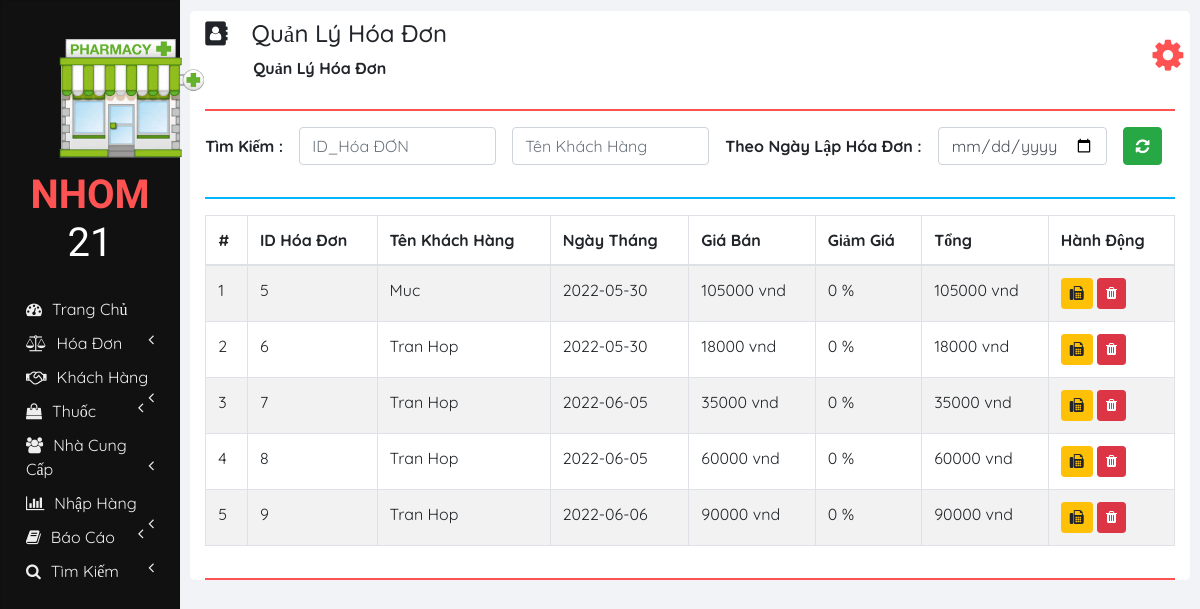
The page /pharmacy-master/manage_invoice.php on the database its author committed.
### tables this page shows
CREATE TABLE `invoices` (
  `INVOICE_ID` int(11) NOT NULL,
  `NET_TOTAL` double NOT NULL DEFAULT 0,
  `INVOICE_DATE` date NOT NULL DEFAULT current_timestamp(),
  `CUSTOMER_ID` int(11) NOT NULL,
  `TOTAL_AMOUNT` double NOT NULL,
  `TOTAL_DISCOUNT` double NOT NULL
);

CREATE TABLE `customers` (
  `ID` int(11) NOT NULL,
  `NAME` varchar(20) NOT NULL,
  `CONTACT_NUMBER` varchar(10) NOT NULL,
  `ADDRESS` varchar(100) NOT NULL,
  `DOCTOR_NAME` varchar(20) NOT NULL,
  `DOCTOR_ADDRESS` varchar(100) NOT NULL
);

### pharmacy-master/php/manage_invoice.php (the view, shortened to what this page needs)
<?php
function showInvoices()
{
  require "db_connection.php";
  if ($con) {
    $seq_no = 0;
    $query = "SELECT * FROM invoices INNER JOIN customers ON invoices.CUSTOMER_ID = customers.ID";
    $result = mysqli_query($con, $query);
    while ($row = mysqli_fetch_array($result)) {
      $seq_no++;
      showInvoiceRow($seq_no, $row);
    }
  }
}
function showInvoiceRow($seq_no, $row)
{
?>
  <tr>
    <td><?php echo $seq_no; ?></td>
    <td><?php echo $row['INVOICE_ID']; ?></td>
    <td><?php echo $row['NAME']; ?></td>
    <td><?php echo $row['INVOICE_DATE']; ?></td>
    <td><?php echo $row['TOTAL_AMOUNT']; ?> vnd</td>
    <td><?php echo $row['TOTAL_DISCOUNT']; ?> %</td>
    <td><?php echo $row['NET_TOTAL']; ?> vnd</td>
    <td>
      <button class="btn btn-warning btn-sm" onclick="printInvoice(<?php echo $row['INVOICE_ID']; ?>);">
        <i class="fa fa-fax"></i>
      </button>
      <button class="btn btn-danger btn-sm" onclick="deleteInvoice(<?php echo $row['INVOICE_ID']; ?>);">
        <i class="fa fa-trash"></i>
      </button>
    </td>
  </tr>
<?php
}
?>

### pharmacy-master/css/sidenav.css (style rules this page uses)
body { background-color: #f1f3f6; font-family: 'Quicksand'; }
.sidenav { width: 15%; height: 100vh; background-color: #222222; position: fixed; z-index: 1; flex: 1 0 auto; }
.card { width: 100%; height: 100%; top: 0; border-radius: 0; background-color: #111111; }
.logo .logo-caption { font-family: 'Poiret One', cursive; color: #ffffff; text-align: center; margin-bottom: 25px; }
.logo .tweak { color: #ff5252; font-weight: bold; }
.main-menu-item { padding: 5px 5px; cursor: pointer; }
.main-menu-item>a { color: #eeeeee; text-decoration: none; font-size: 16px; }
.main-menu-item>a>span { margin-left: 10px; }

### pharmacy-master/css/home.css (style rules this page uses)
html, body { font-family: 'Quicksand'; height: 100vh; }

### rows shown on the page
invoices: seq_no "1", INVOICE_ID "5", CUSTOMER_ID.NAME "Muc", INVOICE_DATE "2022-05-30", TOTAL_AMOUNT "105000", TOTAL_DISCOUNT "0", NET_TOTAL "105000"
invoices: seq_no "2", INVOICE_ID "6", CUSTOMER_ID.NAME "Tran Hop", INVOICE_DATE "2022-05-30", TOTAL_AMOUNT "18000", TOTAL_DISCOUNT "0", NET_TOTAL "18000"
invoices: seq_no "3", INVOICE_ID "7", CUSTOMER_ID.NAME "Tran Hop", INVOICE_DATE "2022-06-05", TOTAL_AMOUNT "35000", TOTAL_DISCOUNT "0", NET_TOTAL "35000"
invoices: seq_no "4", INVOICE_ID "8", CUSTOMER_ID.NAME "Tran Hop", INVOICE_DATE "2022-06-05", TOTAL_AMOUNT "60000", TOTAL_DISCOUNT "0", NET_TOTAL "60000"
invoices: seq_no "5", INVOICE_ID "9", CUSTOMER_ID.NAME "Tran Hop", INVOICE_DATE "2022-06-06", TOTAL_AMOUNT "90000", TOTAL_DISCOUNT "0", NET_TOTAL "90000"

### other values the page prints
$heading "Quản Lý Hóa Đơn"
$sub_heading "Quản Lý Hóa Đơn"
